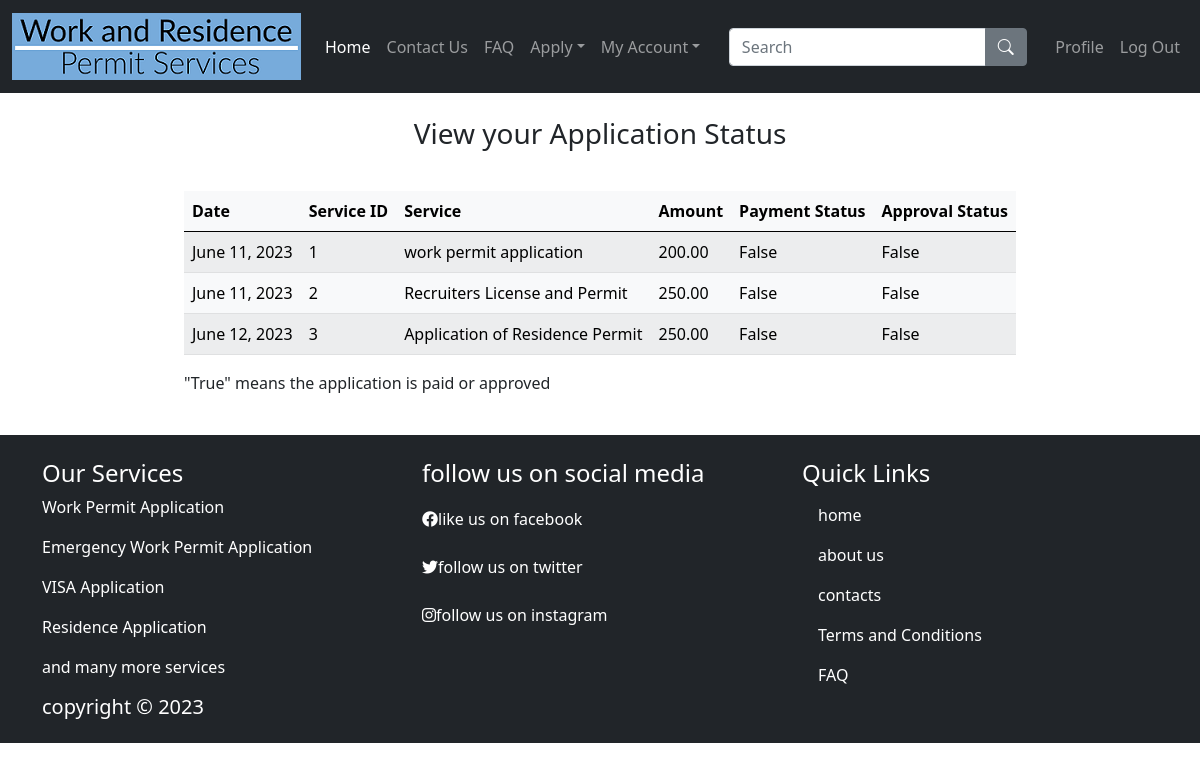
/lss/my_applications/ (signed in), run on the app's committed database.
### labour_and_social_security/models.py (models this page shows)
class Payment(models.Model):
        user = models.ForeignKey(settings.AUTH_USER_MODEL, on_delete=models.CASCADE)
        service = models.CharField(max_length=300)
        date = models.DateField(default=timezone.now)
        approval_status = models.BooleanField(default=False)
        payment_status = models.BooleanField(default=False)
        amount = models.DecimalField(max_digits=10, decimal_places=2, default=200.00)
        class Meta:
                verbose_name = "Payment"
                verbose_name_plural = "Payments"

### labour_and_social_security/views.py (the view)
# urls.py: path('my_applications/', views.my_applications, name='my_applications'),
@login_required
def my_applications(request):
    applications = Payment.objects.filter(user=request.user)
    context = {
        'my_applications' : applications,
    }
    return render(request, 'my_applications.html', context)

### templates/my_applications.html
{% extends "base.html" %}
{% load crispy_forms_tags %}
{% block content %}
<div class="container">
    <div class="row justify-content-md-center">
        <h3 class="my-4 text-center">View your Application Status</h3>
        <div class="col-md-auto">
            <table class="table table-light table-striped my-3">
                <thead>
                    <tr>
                        <th>Date</th>
                        <th>Service ID</th>
                        <th>Service</th>
                        <th>Amount</th>
                        <th>Payment Status</th>
                        <th>Approval Status</th>
                    </tr>
                </thead>
                <tbody>
                    {% for item in my_applications %}
                    <tr>
                        <td>{{ item.date }}</td>
                        <td>{{ item.id }}</td>
                        <td>{{ item.service }}</td>
                        <td>{{ item.amount }}</td>
                        <td>{{ item.payment_status }}</td>
                        <td>{{ item.approval_status }}</td>
                    </tr>
                    {% endfor %}
                </tbody>
            </table>
            <p>"True" means the application is paid or approved</p>
        </div>
    </div>
</div>
{% endblock content %}

### templates/base.html (shortened to what this page needs)
{% load static %}
<!DOCTYPE html>
<html lang="en-us">
<head>
    <link href="https://cdn.jsdelivr.net/npm/bootstrap@5.0.2/dist/css/bootstrap.min.css" rel="stylesheet">
    <link rel="stylesheet" href="https://cdnjs.cloudflare.com/ajax/libs/font-awesome/6.4.0/css/all.min.css">
    <link rel="stylesheet" href="https://cdn.jsdelivr.net/npm/bootstrap-icons@1.5.0/font/bootstrap-icons.css">
</head>
<header class="site-header">
  <nav class="navbar navbar-expand-lg navbar-dark bg-dark">
    <div class="container-fluid">
        <a class="navbar-brand" href="{% url 'home' %}"><img src="{% static 'img/logo.png' %}" class="" alt="logo"></a>
        <div class="collapse navbar-collapse justify-content-between" id="navbarCollapse">
            <div class="navbar-nav">
                <a href="{% url 'home' %}" class="nav-item nav-link active">Home</a>
                <a href="{% url 'contact_view' %}" class="nav-item nav-link">Contact Us</a>
                <a href="{% url 'faq' %}" class="nav-item nav-link">FAQ</a>
                <div class="nav-item dropdown">
                    <a href="#" class="nav-link dropdown-toggle" data-bs-toggle="dropdown">Apply</a>
                </div>
              {% if user.is_authenticated %}
                <div class="nav-item dropdown">
                    <a href="#" class="nav-link dropdown-toggle" data-bs-toggle="dropdown">My Account</a>
                </div>
              {% endif %}
            </div>
            <form class="d-flex">
                <div class="input-group">
                    <input type="text" class="form-control" placeholder="Search">
                    <button type="button" class="btn btn-secondary"><i class="bi-search"></i></button>
                </div>
            </form>
            <div class="navbar-nav">
              {% if user.is_authenticated %}
                <a href="{% url 'profile' %}" class="nav-item nav-link">Profile</a>
                <a href="{% url 'logout' %}" class="nav-item nav-link">Log Out</a>
              {% else %}
                <a href="{% url 'login' %}" class="nav-item nav-link">Login</a>
                <a href="{% url 'register' %}" class="nav-item nav-link">Register</a>
              {% endif %}
            </div>
        </div>
    </div>
</nav>
</header>
<body>
<main role="container">
    {% block content %}
    {% endblock %}
</main>
<footer class="mt-4 text-white bg-dark" id="footer_fix">
    <div class="container">
        <div class="row">
            <div class="col-md-4">
                <h4 class='mt-4 text-white font-weight-bold'>Our Services</h4>
                <p class="text-white">Work Permit Application</p>
                <p class="text-white">Emergency Work Permit Application</p>
                <p class="text-white">VISA Application</p>
                <p class="text-white">Residence Application</p>
                <p class="text-white">and many more services</p>
            </div>
            <div class="col-md-4">
                <h4 class="mt-4 text-white font-weight-bold"> follow us on social media </h4>
                <div class="navbar">
                    <ul class="navbar-nav mr-auto">
                        <li class="nav-item">
                            <p class="text-white hover_me"><i class="fab fa-facebook fa-1x mr-2 my-2"> </i>like us on
                                facebook</p>
                            <p class="text-white hover_me"><i class="fab fa-twitter fa-1x mr-2  my-2"> </i>follow us on
                                twitter</p>
                            <p class="text-white hover_me"><i class="fab fa-instagram fa-1x mr-2 my-2"> </i>follow us on
                                instagram</p>
                        </li>
                    </ul>
                </div>
            </div>
            <div class="col-md-4">
                <h4 class="mt-4 text-white font-weight-bold">Quick Links</h4>
                <a class="nav-link text-white hover_me" href="{% url 'home' %}">home </a>
                <a class="nav-link text-white hover_me" href="#">about us</a>
                <a class="nav-link text-white hover_me" href="#">contacts</a>
                <a class="nav-link text-white hover_me" href="#">Terms and Conditions</a>
                <a class="nav-link text-white hover_me" href="#">FAQ</a>
            </div>
        </div>
    </div>
</footer>
</body>
</html>

### data on the page
Payment: date "June 11, 2023", id "1", service "work permit application", amount "200.00", payment_status "False", approval_status "False"
Payment: date "June 11, 2023", id "2", service "Recruiters License and Permit", amount "250.00", payment_status "False", approval_status "False"
Payment: date "June 12, 2023", id "3", service "Application of Residence Permit", amount "250.00", payment_status "False", approval_status "False"
